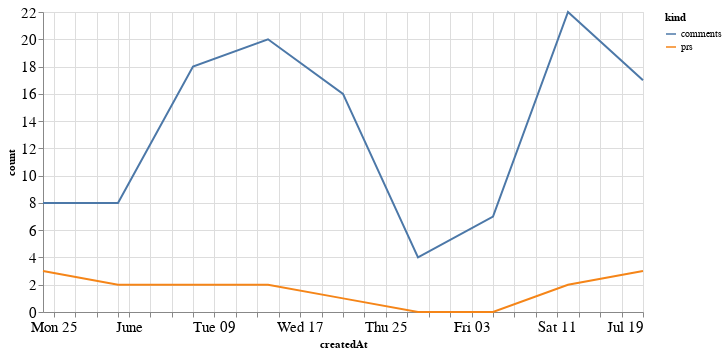

Source (notebook cell):
### Code cell
alt.Chart(total_time, width=600).mark_line().encode(
    x='createdAt',
    y='count',
    color='kind'
)

### Figure 1 — Vega-Lite specification as saved in the notebook (floating-point values rounded to 4 significant figures)
{"config": {"axisLeft": {"labelFontSize": 15}, "axisBottom": {"labelFontSize": 15}}, "data": {"name": "data-5b87b405a24aa3021bae8fd8c25b80c1"}, "mark": "line", "encoding": {"color": {"type": "nominal", "field": "kind"}, "x": {"type": "temporal", "field": "createdAt"}, "y": {"type": "quantitative", "field": "count"}}, "width": 600, "$schema": "https://vega.github.io/schema/vega-lite/v4.8.1.json", "datasets": {"data-5b87b405a24aa3021bae8fd8c25b80c1": [{"createdAt": "2020-05-24T00:00:00", "kind": "prs", "count": 3}, {"createdAt": "2020-05-31T00:00:00", "kind": "prs", "count": 2}, {"createdAt": "2020-06-07T00:00:00", "kind": "prs", "count": 2}, {"createdAt": "2020-06-14T00:00:00", "kind": "prs", "count": 2}, {"createdAt": "2020-06-21T00:00:00", "kind": "prs", "count": 1}, {"createdAt": "2020-06-28T00:00:00", "kind": "prs", "count": 0}, {"createdAt": "2020-07-05T00:00:00", "kind": "prs", "count": 0}, {"createdAt": "2020-07-12T00:00:00", "kind": "prs", "count": 2}, {"createdAt": "2020-07-19T00:00:00", "kind": "prs", "count": 3}, {"createdAt": "2020-05-24T00:00:00", "kind": "comments", "count": 8}, {"createdAt": "2020-05-31T00:00:00", "kind": "comments", "count": 8}, {"createdAt": "2020-06-07T00:00:00", "kind": "comments", "count": 18}, {"createdAt": "2020-06-14T00:00:00", "kind": "comments", "count": 20}, {"createdAt": "2020-06-21T00:00:00", "kind": "comments", "count": 16}, {"createdAt": "2020-06-28T00:00:00", "kind": "comments", "count": 4}, {"createdAt": "2020-07-05T00:00:00", "kind": "comments", "count": 7}, {"createdAt": "2020-07-12T00:00:00", "kind": "comments", "count": 22}, {"createdAt": "2020-07-19T00:00:00", "kind": "comments", "count": 17}]}}
